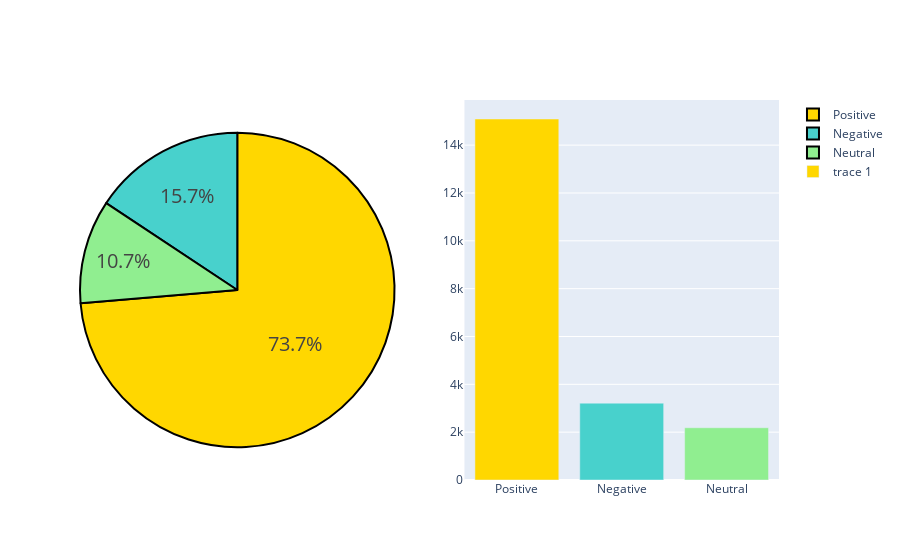

Here is the notebook cell this chart was saved with:
### Markdown cell above
## Target Count

### Code cell
fig = make_subplots(rows=1, cols=2, specs=[[{"type": "pie"}, {"type": "bar"}]])
colors = ['gold', 'mediumturquoise', 'lightgreen'] # darkorange
fig.add_trace(go.Pie(labels=df.label_name.value_counts().index,
                             values=df.label.value_counts().values), 1, 1)

fig.update_traces(hoverinfo='label+percent', textfont_size=20,
                  marker=dict(colors=colors, line=dict(color='#000000', width=2)))

fig.add_trace(go.Bar(x=df.label_name.value_counts().index, y=df.label.value_counts().values, marker_color = colors), 1,2)

fig.show()

### Figure 1 — Plotly figure (JSON) as saved in the notebook; plotly's stock layout.template omitted (floating-point values rounded to 4 significant figures)
{"data": [{"domain": {"x": [0, 0.45], "y": [0, 1]}, "hoverinfo": "label+percent", "labels": ["Positive", "Negative", "Neutral"], "marker": {"colors": ["gold", "mediumturquoise", "lightgreen"], "line": {"color": "#000000", "width": 2}}, "textfont": {"size": 20}, "type": "pie", "values": [15093, 3214, 2184]}, {"marker": {"color": ["gold", "mediumturquoise", "lightgreen"]}, "type": "bar", "x": ["Positive", "Negative", "Neutral"], "xaxis": "x", "y": [15093, 3214, 2184], "yaxis": "y"}], "layout": {"xaxis": {"anchor": "y", "domain": [0.55, 1]}, "yaxis": {"anchor": "x", "domain": [0, 1]}}}
